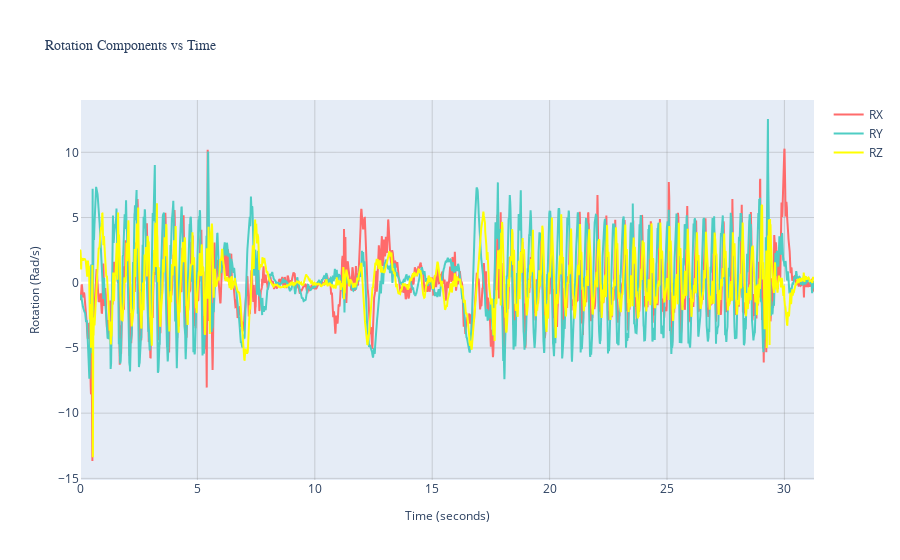

The code cell stored with this chart in its notebook:
### Code cell
# Create the figure for rotation components
fig_rotation = go.Figure()

fig_rotation.add_trace(go.Scatter(
    x=data['Time'], 
    y=data['RX'],
    mode='lines',
    name='RX',  # This creates the legend label
    line=dict(color=colors['X'], width=2)
))
fig_rotation.add_trace(go.Scatter(
    x=data['Time'], 
    y=data['RY'],
    mode='lines',
    name='RY',
    line=dict(color=colors['Y'], width=2)
))
fig_rotation.add_trace(go.Scatter(
    x=data['Time'], 
    y=data['RZ'],
    mode='lines',
    name='RZ',
    line=dict(color=colors['Z'], width=2)
))
# Update layout (equivalent to set_xlabel, set_ylabel, set_title, grid)
fig_rotation.update_layout(
    title=dict(
        text='Rotation Components vs Time',
        font=dict(size=14, family="Arial Black")  # Bold equivalent
    ),
    xaxis_title=dict(text='Time (seconds)', font=dict(size=12)),
    yaxis_title=dict(text='Rotation (Rad/s)', font=dict(size=12)),
    showlegend=True,  # Legend is shown by default
    xaxis=dict(showgrid=True, gridcolor='rgba(128,128,128,0.3)'),
    yaxis=dict(showgrid=True, gridcolor='rgba(128,128,128,0.3)')
)

# Show the plot
fig_rotation.show()

### Figure 1 — Plotly figure (JSON) as saved in the notebook; plotly's stock layout.template omitted (floating-point values rounded to 4 significant figures; data arrays with more than 128 entries replaced by an {"elided": "..."} marker saying what was removed)
{"data": [{"line": {"color": "#FF6B6B", "width": 2}, "mode": "lines", "name": "RX", "type": "scatter", "x": {"elided": "3140 float values"}, "y": {"elided": "3140 float values"}}, {"line": {"color": "#4ECDC4", "width": 2}, "mode": "lines", "name": "RY", "type": "scatter", "x": {"elided": "3140 float values"}, "y": {"elided": "3140 float values"}}, {"line": {"color": "yellow", "width": 2}, "mode": "lines", "name": "RZ", "type": "scatter", "x": {"elided": "3140 float values"}, "y": {"elided": "3140 float values"}}], "layout": {"showlegend": true, "title": {"font": {"family": "Arial Black", "size": 14}, "text": "Rotation Components vs Time"}, "xaxis": {"gridcolor": "rgba(128,128,128,0.3)", "showgrid": true, "title": {"font": {"size": 12}, "text": "Time (seconds)"}}, "yaxis": {"gridcolor": "rgba(128,128,128,0.3)", "showgrid": true, "title": {"font": {"size": 12}, "text": "Rotation (Rad/s)"}}}}
